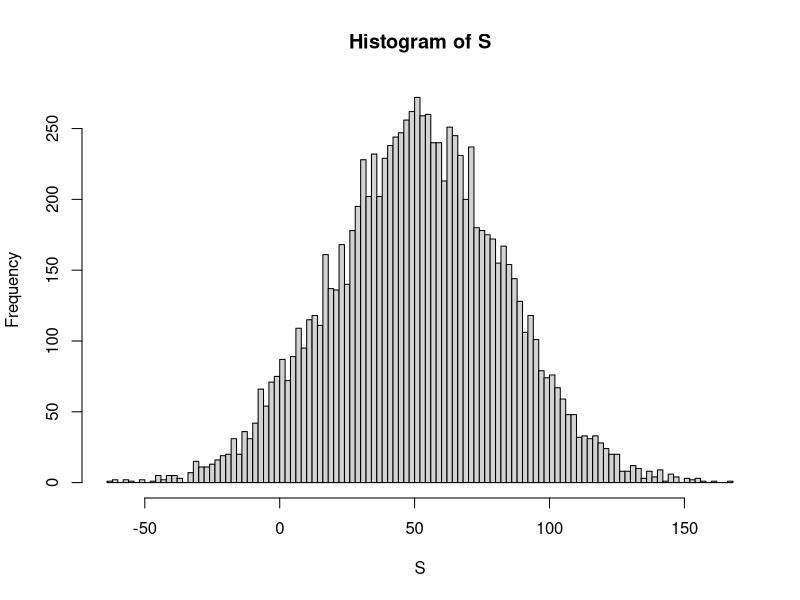
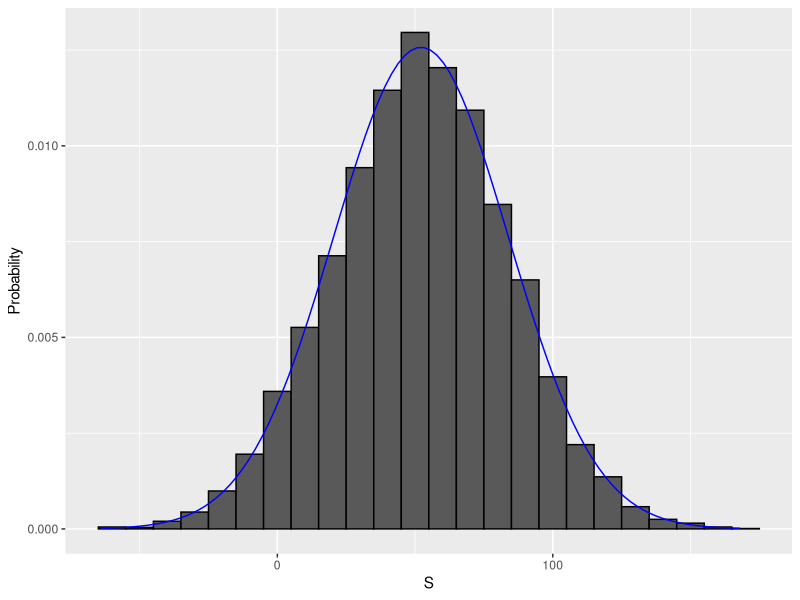

Recreate these plots in R, in order.
## Random Variables

# random variables are numeric outcomes resulting from a random process
# for example, for the beads:
beads <- rep(c("red", "blue"), time=c(2,3))
# we then select a random bead, which makes X either 1 or 0
X <- sample(ifelse(beads,1) == "blue",1,0)

## Sampling Models

# imagine we want to decide whether or not to offer a roulette table
# 1000 people will play, and they can only bed red or black (50/50)
# a roulette wheel has 18 black pockets, 18 red, and 2 green
# red means the casino lose 1 dollar, and black/green means they win 1 dollar
color <- rep(c("black", "red", "green"), time=c(18,18,2))
# we can code 1000 independent draws in this way
n <- 1000
X <- sample(ifelse(color=="red",-1,1),n,replace=TRUE)
# here are the first 10 outcomes
X[1:10]
# note that, because we know the proportions, we can skip the colours entirely
X <- sample(c(-1,1), n, replace=TRUE, prob=c(9/19, 10/19))
# this is called a sampling model, and the sample is the random set of draws
# how many net wins do we get in each draw of 1000?
X <- sample(c(-1,1), n, replace=TRUE, prob=c(9/19, 10/19))
sum(X)

# using repeated measures of S, we can create a probability distribution:
# the probability that S will fall into a given interval
# we can use a monte carlo simulation to generate many instances of S
# we will have 1000 people play roulette 10000 times
n <- 1000
B <- 10000
S <- replicate(B,{
  X <- sample(c(-1,1), n, replace=TRUE, prob=c(9/19, 10/19))
  sum(X)
})
# now we have S, a vector of samples - how often is it below a specific threshold?
mean(S <= 0)
sum(S <= 0)
# In other words, the casino only gets a negative payout in 5.41% of cases
# we can create a histogram of the distribution
hist(S, breaks=100)
# this is a normal distribution, which we can confirm via qqplot or by adding
# a normal distribution with the same parameters
library(tidyverse)
s <- seq(min(S), max(S), length = 100)    # sequence of 100 values across range of S
normal_density <- data.frame(s = s, f = dnorm(s, mean(S), sd(S))) # generate normal density for S
data.frame (S = S) %>%    # make data frame of S for histogram
  ggplot(aes(S, ..density..)) +
  geom_histogram(color = "black", binwidth = 10) +
  ylab("Probability") +
  geom_line(data = normal_density, mapping = aes(s, f), color = "blue")

## Central Limit Theorem

# for a distribution of a list of numbers, 
# F(a) is the propotion of a list that is less than or equal to a
# if we want the avg or sd, we calculate them in the normal manner

# for a distribution function, which does not have or need a list of numbers, 
# F(a) is the probability that X is less than or equal to a
# the avg and sd are called the expected value and the standard error

## Notation for random variables

# capital letters are used to denote random variables, and small letters
# for actual observed values

## Central Limit Theorem

# CLT holds that when the number of draws is large, the sum of the draws
# is itself normal

# E[X] denotes the expected value of X, in other words, the expected mean of 
# any given draw. in our earlier example, since there are 20 1s and 18 -1s, 
# the expected value is E[X] = (20+(-18))/38, which is around 0.05 or 5 cents
# in other words, if we play the game repeatedly, the casino wins around 0.05
# per game on average.
# We can confirm this with a monte carlo simulation
B <- 10000000
X <- sample(c(-1,1), B, replace=TRUE, prob=c(9/19, 10/19))
mean(X)

(9/19)*(10/19)

sqrt(90)/19

# but the expected value is not the only important thing. the casino wins $50
# on average for every 1000 people who play the game, but how likely is a 
# negative outcome? to answer this, we use the standard error SE[X]
# if done without replacement, this is sqrt(n)*sd, or |b-a|*sqrt(p(1-p))
# in our game: |(1-(-1))|sqrt(10/19)*(9/19)
n <- 1000
sqrt(n)*abs(1-(-1))*sqrt(9/19*(1-(9/19)))
# or, more simply
sqrt(n)*2*sqrt(90)/19
# so when 1000 people bet on red, the casino wins 50$ with an SE of 32$
# these values match with the ones from the monte carlo simulation, meaning
# we can skip this simulation entirely and just use pnorm
mu <- n*(20-18)/38
se <- sqrt(n)*2*sqrt(90)/19
pnorm(0,mu,se)

## Assessment 

# The variables 'green', 'black', and 'red' contain the number of pockets for each color
green <- 2
black <- 18
red <- 18

# Assign a variable `p_green` as the probability of the ball landing in a green pocket
p_green <- green / (green+black+red)

# Assign a variable `p_not_green` as the probability of the ball not landing in a green pocket
p_not_green <- 1-p_green

# Calculate the expected outcome if you win $17 if the ball lands on green and you lose $1 if the ball doesn't land on green
((17*green)+(-1*(black+red)))/(green+black+red)

# Compute the standard error of the random variable
abs(17-(-1))*sqrt(p_green*(p_not_green))

# Define the number of bets using the variable 'n'
n <- 1000

# Calculate the expected outcome of 1,000 spins if you win $17 when the ball lands on green and you lose $1 when the ball doesn't land on green
((17*p_green)+((-1)*p_not_green))*1000

# Compute the standard error of the sum of 1,000 outcomes
sqrt(n) * abs((17 - -1))*sqrt(p_green*p_not_green)

## Averages and Proportions

# 1.because the expected value (on average) of each draw from an urn is the same,
# the sum of the objects in the urn is the same as the sum of their expected 
# values. 

# 2.the expected value of a random variable times a non-random constant is
# the expected value times the non-random constant

# because of these two properties, the expected value of the average of draws
# from an urn is the same as the expected value of the urn

# 3.the square of the standard error of the sum of independent random variables
# is the sum of the square of the standard error of each random variable

# 4.the standard error of a random variable times a non-random constant is
# the standard error times the non-random constant

# as a result, the average error of the average of independent draws from the 
# same urn is the standard deviation of the entire urn

## The Law of Large Numbers

# another result of these properties is that as n grows larger and larger, the 
# standard error of the average of the draws gets smaller and smaller.
# over time, the average of the draws converges on the real average

## How large is large?

# in many cases, 30 draws is enough for the CLT to become useful.
# however, when the probability of success is small, we need many samples
# for the lottery, tens or hundreds of thousands play, and only 1-4 win
# this is not approximated well by the normal distribution. instead, we could
# use the poisson distribution in this case.

## Assessment

# Assign a variable `p_green` as the probability of the ball landing in a green pocket
p_green <- 2 / 38

# Assign a variable `p_not_green` as the probability of the ball not landing in a green pocket
p_not_green <- 1-p_green

# Define the number of bets using the variable 'n'
n <- 100

# The variable `B` specifies the number of times we want the simulation to run. Let's run the Monte Carlo simulation 10,000 times.
B <- 10000

# Use the `set.seed` function to make sure your answer matches the expected result after random sampling.
set.seed(1)

# Create an object called `S` that replicates the sample code for `B` iterations and sums the outcomes.
S <- replicate(B,{
  X <- sample(c(17,-1),n, replace=TRUE, prob=c(p_green, p_not_green))
  sum(X)
})

# Compute the average value for 'S'
mean(S)

# Calculate the standard deviation of 'S'
sd(S)

## An old version of the SAT college entrance exam had a -0.25 point penalty 
# for every incorrect answer and awarded 1 point for a correct answer. The 
# quantitative test consisted of 44 multiple-choice questions each with 5 answer
# choices. Suppose a student chooses answers by guessing for all questions on the test.

# What is the probability of guessing correctly for one question?
0.2

# What is the expected value of points for guessing on one question?
(1*0.2)+(-0.25*0.8)

# What is the expected score of guessing on all 44 questions?
((1*0.2)+(-0.25*0.8))*44

# What is the standard error of guessing on all 44 questions?
sqrt(44) * abs((1 - -0.25))*sqrt(0.2*0.8)

# Use the Central Limit Theorem to determine the probability that a guessing
# student scores 8 points or higher on the test.
1-pnorm(8,
        ((1*0.2)+(-0.25*0.8)),
        (sqrt(44) * abs((1 - -0.25))*sqrt(0.2*0.8)))

# Set the seed to 21, then run a Monte Carlo simulation of 10,000 students guessing on the test.
# What is the probability that a guessing student scores 8 points or higher?
set.seed(21)
X <- replicate(10000,{
  Z <- sample(c(1,-0.25),44, replace=TRUE, prob=c(0.2, 0.8))
  sum(Z)
})
mean(X>=8)

# The SAT was recently changed to reduce the number of multiple choice options 
# from 5 to 4 and also to eliminate the penalty for guessing.

# What is the expected value of the score when guessing on this new test?
((1*0.25)+(-0*0.75))*44

# Consider a range of correct answer probabilities p <- seq(0.25, 0.95, 0.05) 
# representing a range of student skills.
# What is the lowest p such that the probability of scoring over 35 exceeds 80%?
# disable scientific notation
options(scipen = 100)
p <- seq(0.25, 0.95, 0.05)
guess <- function(p){
  # get expected value for a given p
  EVp <- ((1*p)+(0*(1-p)))*44
  # get standard error for a given p
  SEp <- sqrt(44) * abs((1))*sqrt(p*(1-p))
  # check what the percentage chance of getting over 35 is
  1-pnorm(35, EVp, SEp)
}

# check this on every value of p
X <- sapply(p, guess)
data.frame(p, X)

# A casino offers a House Special bet on roulette, which is a bet on five pockets
# (00, 0, 1, 2, 3) out of 38 total pockets. The bet pays out 6 to 1. In other words
# a losing bet yields -$1 and a successful bet yields $6. A gambler wants to know
# the chance of losing money if he places 500 bets on the roulette House Special.

# What is the expected value of the payout for one bet?
pwin <- 5/38
plose <- 33/38
(6*pwin)+(-1*plose)

# What is the standard error of the payout for one bet?
abs((6 - -1))*sqrt(pwin*plose)

# What is the expected value of the average payout over 500 bets?
# same as one bet
(6*pwin)+(-1*plose)

# What is the standard error of the average payout over 500 bets?
sqrt(500) * abs((6 - -1))*sqrt(pwin*plose)/500

# What is the expected value of the sum of 500 bets?
sum((6*pwin)+(-1*plose))*500

# What is the standard error of the sum of 500 bets?
sqrt(500) * abs((6 - -1))*sqrt(pwin*plose)

#Use pnorm() with the expected value of the sum and standard error of the sum 
# to calculate the probability of losing money over 500 bets, Pr (X <= 0).
pnorm(0,
      sum((6*pwin)+(-1*plose))*500, 
      sqrt(500) * abs((6 - -1))*sqrt(pwin*plose))

